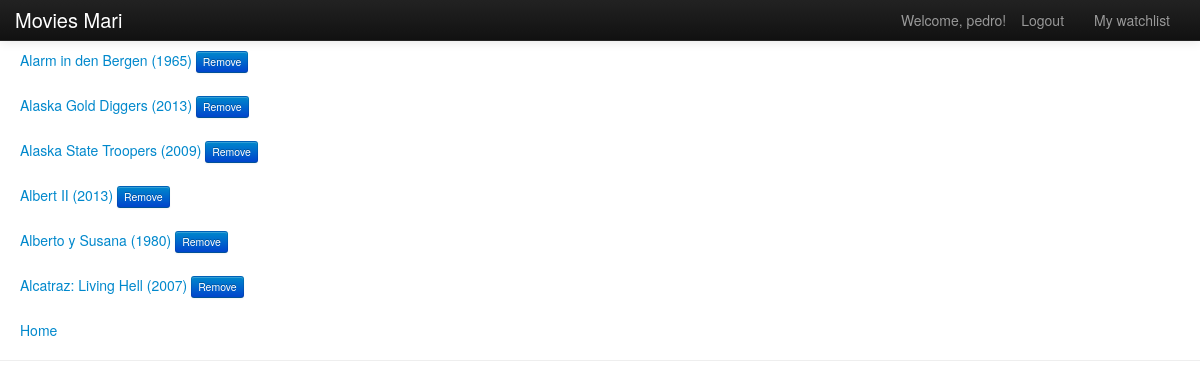
The app's page /mywatchlist/ (signed in), older data.
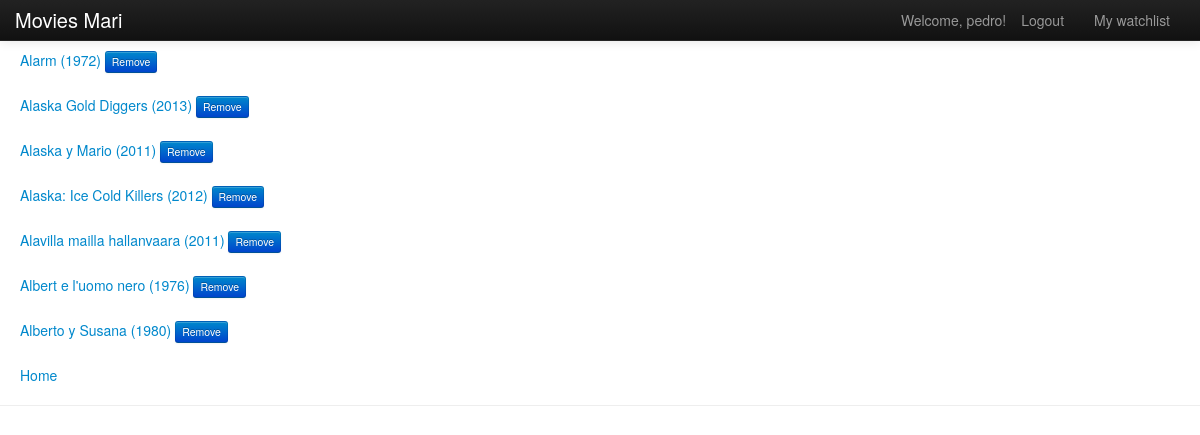
The same page, newer data.
### movies/models.py (models this page shows, shortened)
class Movie(models.Model):
    title = models.CharField(max_length=100, unique=True)
    year = models.CharField(max_length=50)
    imdb_rank = models.FloatField(default=0)
    imdb_votes = models.IntegerField(default=0)
    rating = models.FloatField(default=0)
    total_votes = models.IntegerField(default=0)
    tags = models.ManyToManyField(Tag)
    def __unicode__(self):
        return u'Movie [{title}, {year}, {rank}, {votes}]'.format(
            title=self.title,
            year=self.year,
            rank=self.imdb_rank,
            votes=self.imdb_votes)

### movies/views.py (the view)
# urls.py: url(r'^mywatchlist/$', views.user_watchlist, name='user_watchlist'),
@login_required
def user_watchlist(request):
    context_dict = {}
    current_user = request.user
    context_dict['user'] = current_user
    watchlist = current_user.watchlist
    context_dict['watchlist'] = watchlist.order_by('title')
    return render(request, 'movies/watchlist.html', context_dict)

### templates/movies/watchlist.html (shortened to what this page needs)
{% extends 'movies/base.html' %}
{% load static %}
{% block body_block %}
        <link href="{% static 'css/bootstrap.css' %}" rel="stylesheet">
        <link href="{% static 'css/bootstrap-responsive.css' %}" rel="stylesheet">
        <div style="margin-top:50px;margin-left:20px">
            {% for movie in watchlist %}
                <form class="form-inline" method="post" action="{% url "movies:remove_movie_from_list" movie.id %}">
                    <label class="control-label" for="input"><a href="{% url "movies:movie_show" movie.id %}">{{ movie.title }} ({{ movie.year }})</a></label>
                    <input class="btn btn-mini btn-primary" type="submit" value="Remove"/>
                </form>
            {% endfor %}
            <a href="{% url "movies:index" %}">Home</a>
        </div>
{% endblock %}

Row changes from the older to the newer data that the page shows:
no longer on this page (row unchanged): Movie: title "Alarm in den Bergen", year "1965"
no longer on this page (row edited): Movie: title "Alaska State Troopers", year "2009"
no longer on this page (row unchanged): Movie: title "Albert II", year "2013"
no longer on this page (row unchanged): Movie: title "Alcatraz: Living Hell", year "2007"
now on this page (row unchanged): Movie: title "Alarm", year "1972"
now on this page (row edited): Movie: title "Alaska y Mario", year "2011"
now on this page (row edited): Movie: title "Alaska: Ice Cold Killers", year "2012"
now on this page (row edited): Movie: title "Alavilla mailla hallanvaara", year "2011"
now on this page (row unchanged): Movie: title "Albert e l'uomo nero", year "1976"
